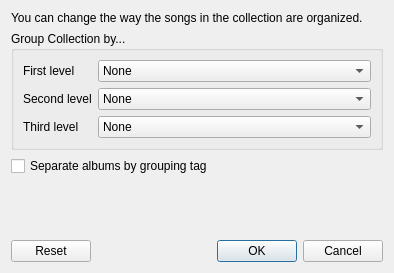
<?xml version="1.0" encoding="UTF-8"?>
<ui version="4.0">
 <class>GroupByDialog</class>
 <widget class="QDialog" name="GroupByDialog">
  <property name="geometry">
   <rect>
    <x>0</x>
    <y>0</y>
    <width>394</width>
    <height>273</height>
   </rect>
  </property>
  <property name="windowTitle">
   <string>Collection advanced grouping</string>
  </property>
  <property name="windowIcon">
   <iconset resource="../../data/icons.qrc">
    <normaloff>:/icons/64x64/strawberry.png</normaloff>:/icons/64x64/strawberry.png</iconset>
  </property>
  <layout class="QVBoxLayout" name="layout_groupbydialog">
   <item>
    <widget class="QLabel" name="label">
     <property name="text">
      <string>You can change the way the songs in the collection are organized.</string>
     </property>
     <property name="wordWrap">
      <bool>true</bool>
     </property>
    </widget>
   </item>
   <item>
    <widget class="QGroupBox" name="groupBox">
     <property name="title">
      <string>Group Collection by...</string>
     </property>
     <layout class="QFormLayout" name="formLayout">
      <item row="0" column="0">
       <widget class="QLabel" name="label_first">
        <property name="text">
         <string>First level</string>
        </property>
       </widget>
      </item>
      <item row="0" column="1">
       <widget class="QComboBox" name="combobox_first">
        <item>
         <property name="text">
          <string>None</string>
         </property>
        </item>
        <item>
         <property name="text">
          <string>Artist</string>
         </property>
        </item>
        <item>
         <property name="text">
          <string>Album artist</string>
         </property>
        </item>
        <item>
         <property name="text">
          <string>Album</string>
         </property>
        </item>
        <item>
         <property name="text">
          <string>Album - Disc</string>
         </property>
        </item>
        <item>
         <property name="text">
          <string>Disc</string>
         </property>
        </item>
        <item>
         <property name="text">
          <string>Format</string>
         </property>
        </item>
        <item>
         <property name="text">
          <string>Genre</string>
         </property>
        </item>
        <item>
         <property name="text">
          <string>Year</string>
         </property>
        </item>
        <item>
         <property name="text">
          <string>Year - Album</string>
         </property>
        </item>
        <item>
         <property name="text">
          <string>Year - Album - Disc</string>
         </property>
        </item>
        <item>
         <property name="text">
          <string>Original year</string>
         </property>
        </item>
        <item>
         <property name="text">
          <string>Original year - Album</string>
         </property>
        </item>
        <item>
         <property name="text">
          <string>Original year - Album - Disc</string>
         </property>
        </item>
        <item>
         <property name="text">
          <string>Composer</string>
         </property>
        </item>
        <item>
         <property name="text">
          <string>Performer</string>
         </property>
        </item>
        <item>
         <property name="text">
          <string>Grouping</string>
         </property>
        </item>
        <item>
         <property name="text">
          <string>File type</string>
         </property>
        </item>
        <item>
         <property name="text">
          <string>Sample rate</string>
         </property>
        </item>
        <item>
         <property name="text">
          <string>Bit depth</string>
         </property>
        </item>
        <item>
         <property name="text">
          <string>Bitrate</string>
         </property>
        </item>
       </widget>
      </item>
      <item row="1" column="0">
       <widget class="QLabel" name="label_second">
        <property name="text">
         <string>Second level</string>
        </property>
       </widget>
      </item>
      <item row="1" column="1">
       <widget class="QComboBox" name="combobox_second">
        <item>
         <property name="text">
          <string>None</string>
         </property>
        </item>
        <item>
         <property name="text">
          <string>Artist</string>
         </property>
        </item>
        <item>
         <property name="text">
          <string>Album artist</string>
         </property>
        </item>
        <item>
         <property name="text">
          <string>Album</string>
         </property>
        </item>
        <item>
         <property name="text">
          <string>Album - Disc</string>
         </property>
        </item>
        <item>
         <property name="text">
          <string>Disc</string>
         </property>
        </item>
        <item>
         <property name="text">
          <string>Format</string>
         </property>
        </item>
        <item>
         <property name="text">
          <string>Genre</string>
         </property>
        </item>
        <item>
         <property name="text">
          <string>Year</string>
         </property>
        </item>
        <item>
         <property name="text">
          <string>Year - Album</string>
         </property>
        </item>
        <item>
         <property name="text">
          <string>Year - Album - Disc</string>
         </property>
        </item>
        <item>
         <property name="text">
          <string>Original year</string>
         </property>
        </item>
        <item>
         <property name="text">
          <string>Original year - Album</string>
         </property>
        </item>
        <item>
         <property name="text">
          <string>Original year - Album - Disc</string>
         </property>
        </item>
        <item>
         <property name="text">
          <string>Composer</string>
         </property>
        </item>
        <item>
         <property name="text">
          <string>Performer</string>
         </property>
        </item>
        <item>
         <property name="text">
          <string>Grouping</string>
         </property>
        </item>
        <item>
         <property name="text">
          <string>File type</string>
         </property>
        </item>
        <item>
         <property name="text">
          <string>Sample rate</string>
         </property>
        </item>
        <item>
         <property name="text">
          <string>Bit depth</string>
         </property>
        </item>
        <item>
         <property name="text">
          <string>Bitrate</string>
         </property>
        </item>
       </widget>
      </item>
      <item row="2" column="0">
       <widget class="QLabel" name="label_third">
        <property name="text">
         <string>Third level</string>
        </property>
       </widget>
      </item>
      <item row="2" column="1">
       <widget class="QComboBox" name="combobox_third">
        <item>
         <property name="text">
          <string>None</string>
         </property>
        </item>
        <item>
         <property name="text">
          <string>Artist</string>
         </property>
        </item>
        <item>
         <property name="text">
          <string>Album artist</string>
         </property>
        </item>
        <item>
         <property name="text">
          <string>Album</string>
         </property>
        </item>
        <item>
         <property name="text">
          <string>Album - Disc</string>
         </property>
        </item>
        <item>
         <property name="text">
          <string>Disc</string>
         </property>
        </item>
        <item>
         <property name="text">
          <string>Format</string>
         </property>
        </item>
        <item>
         <property name="text">
          <string>Genre</string>
         </property>
        </item>
        <item>
         <property name="text">
          <string>Year</string>
         </property>
        </item>
        <item>
         <property name="text">
          <string>Year - Album</string>
         </property>
        </item>
        <item>
         <property name="text">
          <string>Year - Album - Disc</string>
         </property>
        </item>
        <item>
         <property name="text">
          <string>Original year</string>
         </property>
        </item>
        <item>
         <property name="text">
          <string>Original year - Album</string>
         </property>
        </item>
        <item>
         <property name="text">
          <string>Original year - Album - Disc</string>
         </property>
        </item>
        <item>
         <property name="text">
          <string>Composer</string>
         </property>
        </item>
        <item>
         <property name="text">
          <string>Performer</string>
         </property>
        </item>
        <item>
         <property name="text">
          <string>Grouping</string>
         </property>
        </item>
        <item>
         <property name="text">
          <string>File type</string>
         </property>
        </item>
        <item>
         <property name="text">
          <string>Sample rate</string>
         </property>
        </item>
        <item>
         <property name="text">
          <string>Bit depth</string>
         </property>
        </item>
        <item>
         <property name="text">
          <string>Bitrate</string>
         </property>
        </item>
       </widget>
      </item>
     </layout>
    </widget>
   </item>
   <item>
    <widget class="QCheckBox" name="checkbox_separate_albums_by_grouping">
     <property name="text">
      <string>Separate albums by grouping tag</string>
     </property>
    </widget>
   </item>
   <item>
    <spacer name="spacer_bottom">
     <property name="orientation">
      <enum>Qt::Vertical</enum>
     </property>
     <property name="sizeHint" stdset="0">
      <size>
       <width>20</width>
       <height>11</height>
      </size>
     </property>
    </spacer>
   </item>
   <item>
    <widget class="QDialogButtonBox" name="buttonbox">
     <property name="orientation">
      <enum>Qt::Horizontal</enum>
     </property>
     <property name="standardButtons">
      <set>QDialogButtonBox::Cancel|QDialogButtonBox::Ok|QDialogButtonBox::Reset</set>
     </property>
    </widget>
   </item>
  </layout>
 </widget>
 <tabstops>
  <tabstop>combobox_first</tabstop>
  <tabstop>combobox_second</tabstop>
  <tabstop>combobox_third</tabstop>
  <tabstop>checkbox_separate_albums_by_grouping</tabstop>
  <tabstop>buttonbox</tabstop>
 </tabstops>
 <resources>
  <include location="../../data/data.qrc"/>
  <include location="../../data/icons.qrc"/>
 </resources>
 <connections>
  <connection>
   <sender>buttonbox</sender>
   <signal>accepted()</signal>
   <receiver>GroupByDialog</receiver>
   <slot>accept()</slot>
   <hints>
    <hint type="sourcelabel">
     <x>248</x>
     <y>254</y>
    </hint>
    <hint type="destinationlabel">
     <x>157</x>
     <y>274</y>
    </hint>
   </hints>
  </connection>
  <connection>
   <sender>buttonbox</sender>
   <signal>rejected()</signal>
   <receiver>GroupByDialog</receiver>
   <slot>reject()</slot>
   <hints>
    <hint type="sourcelabel">
     <x>316</x>
     <y>260</y>
    </hint>
    <hint type="destinationlabel">
     <x>286</x>
     <y>274</y>
    </hint>
   </hints>
  </connection>
 </connections>
</ui>
